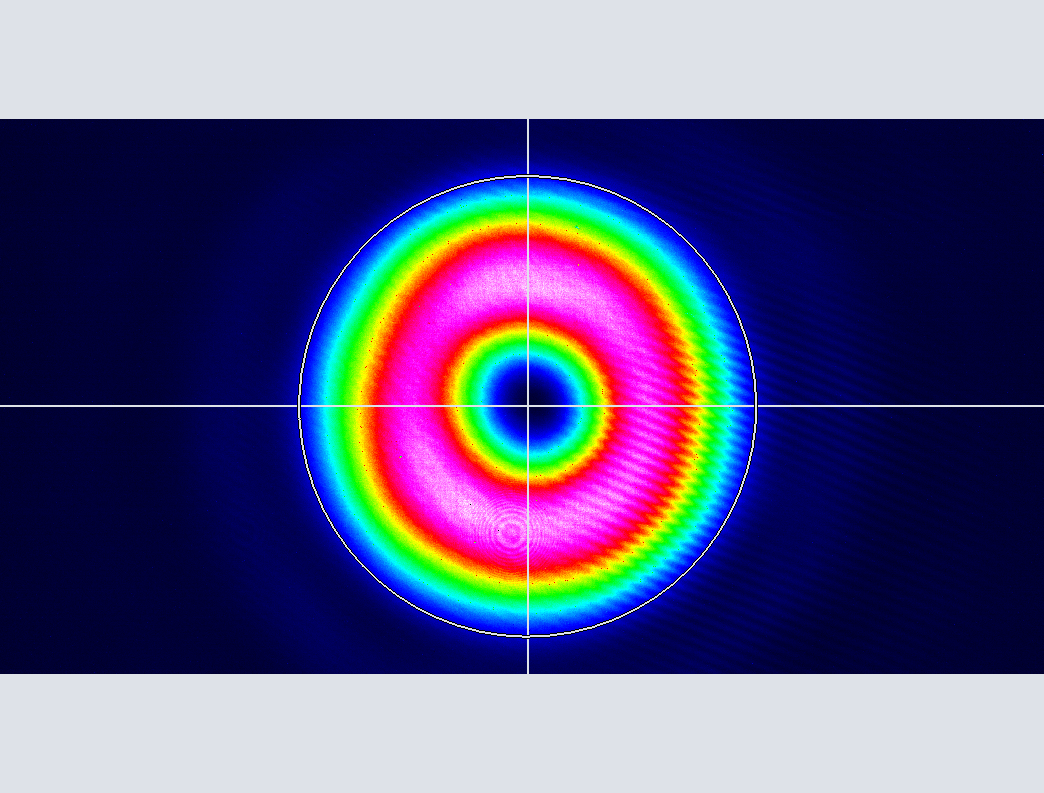
%> input picture first_picture.bmp, 1044 x 793 px
$ octave uniform_circle_beam.m   (GNU Octave 9; MATLAB toolbox functions it lacks are replaced by stand-ins)
%> lines starting %> are read from the running program, lines starting %| are printed output that depends on the picture
%pic_prime = imread("OAM+1_all0_normalized.bmp");
pic_prime = imread("first_picture.bmp");
%> pic_prime is the input picture: size 793x1044x3 uint8; mean R, G, B 95.7, 92.9, 134.7
imshow(pic_prime)

diameter = 430;

gray_image = rgb2gray(pic_prime);
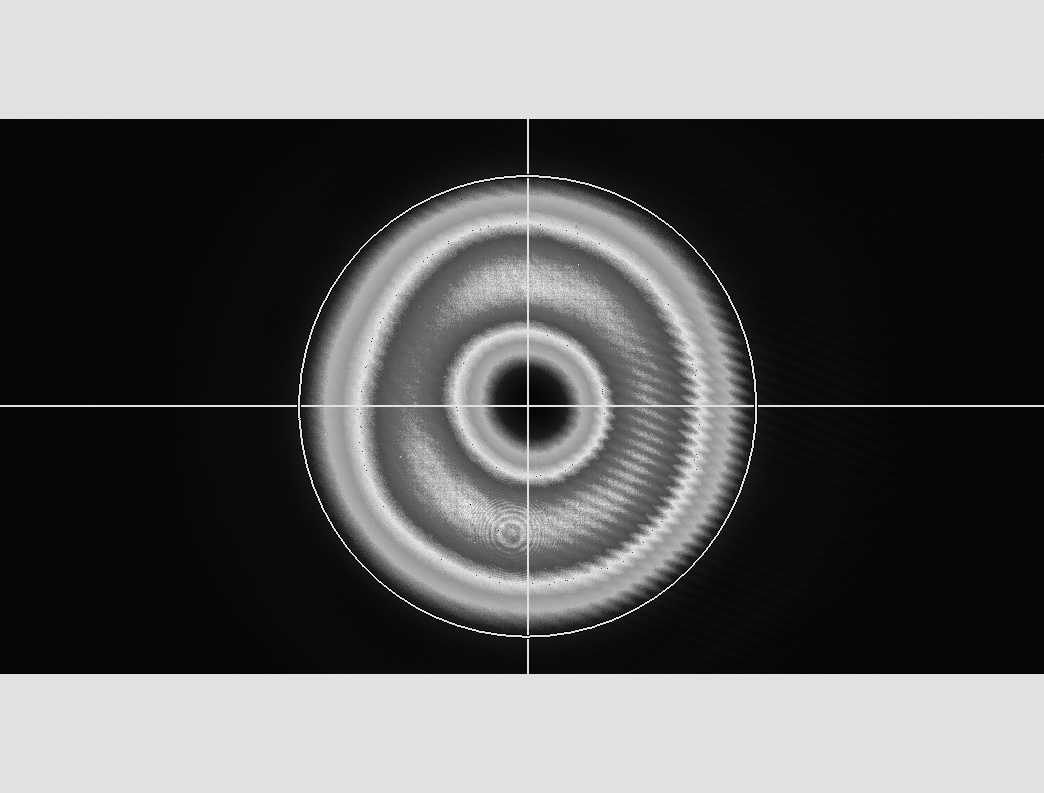
%> gray_image: size 793x1044 uint8; min 0, max 252, mean 98.4

[centers,radii] = imfindcircles(pic_prime,[(diameter/2 - 30), diameter/2 + 30],'ObjectPolarity','bright', ...
    'Sensitivity',0.995)
%> centers = [528.8 406.9; 741.1 400.6; 653.5 619.7; 165.3 407.4; 888.3 407.2]; radii = [230.3; 213.7; 216; 185; 185]

% [10 lines of commented-out code are left out]


%% This is where add up all the components of the regions

region_count = zeros(1,36);
region_average_prime = zeros(36,1,3);
gray_pixel = double(pagetranspose(pic_prime(1, 1, :)));
%> gray_pixel = [222 226 232]
black_pixel = gray_pixel;
%> black_pixel = [222 226 232]
black_pixel(:) = 0

for index_i=1:1:size(pic_prime,1)
    for index_j=1:1:size(pic_prime,2)

        point = [index_j, index_i];
        dist = sqrt((point(1) - centers(1))^2 + (point(2) - centers(2))^2);

        if dist >= radii
            continue;
        end

        if gray_pixel == double(pagetranspose(pic_prime(index_i, index_j, :)))
            continue;
        end
        if black_pixel == double(pagetranspose(pic_prime(index_i, index_j, :)))
            continue;
        end


        P0 = centers;
        P1 = point;                     %Point that we will move
        P2 = [size(pic_prime, 2), size(pic_prime, 1)/2];
        n1 = (P2 - P0) / norm(P2 - P0);  % Normalized vectors
        n2 = (P1 - P0) / norm(P1 - P0);

%> (the run ends here)
